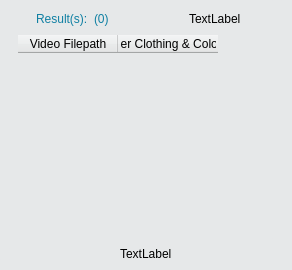
               <widget class="QWidget" name="resultarewidget" native="true">
                <property name="styleSheet">
                 <string notr="true">background-color: rgb(230, 232, 233);
border-radius: 15px;</string>
                </property>
                <layout class="QVBoxLayout" name="verticalLayout_41">
                 <property name="spacing">
                  <number>2</number>
                 </property>
                 <property name="leftMargin">
                  <number>9</number>
                 </property>
                 <property name="topMargin">
                  <number>0</number>
                 </property>
                 <property name="rightMargin">
                  <number>9</number>
                 </property>
                 <property name="bottomMargin">
                  <number>0</number>
                 </property>
                 <item>
                  <widget class="QFrame" name="frame">
                   <property name="frameShape">
                    <enum>QFrame::StyledPanel</enum>
                   </property>
                   <property name="frameShadow">
                    <enum>QFrame::Raised</enum>
                   </property>
                   <layout class="QVBoxLayout" name="verticalLayout_11">
                    <item>
                     <widget class="QWidget" name="resulttxtwidget" native="true">
                      <property name="sizePolicy">
                       <sizepolicy hsizetype="Preferred" vsizetype="Fixed">
                        <horstretch>0</horstretch>
                        <verstretch>0</verstretch>
                       </sizepolicy>
                      </property>
                      <layout class="QHBoxLayout" name="horizontalLayout_18">
                       <property name="topMargin">
                        <number>0</number>
                       </property>
                       <property name="bottomMargin">
                        <number>0</number>
                       </property>
                       <item>
                        <widget class="QWidget" name="resultswidget" native="true">
                         <layout class="QHBoxLayout" name="horizontalLayout_16">
                          <property name="topMargin">
                           <number>0</number>
                          </property>
                          <property name="bottomMargin">
                           <number>0</number>
                          </property>
                          <item>
                           <widget class="QLabel" name="resultstxt">
                            <property name="styleSheet">
                             <string notr="true">font: 700 16pt &quot;Tahoma&quot;;
color: rgb(16, 128, 163);</string>
                            </property>
                            <property name="text">
                             <string>Result(s):</string>
                            </property>
                           </widget>
                          </item>
                          <item>
                           <widget class="QLabel" name="resultint">
                            <property name="styleSheet">
                             <string notr="true">font: 700 16pt &quot;Tahoma&quot;;
color: rgb(16, 128, 163);</string>
                            </property>
                            <property name="text">
                             <string>(0)</string>
                            </property>
                           </widget>
                          </item>
                         </layout>
                        </widget>
                       </item>
                       <item>
                        <spacer name="horizontalSpacer_2">
                         <property name="orientation">
                          <enum>Qt::Horizontal</enum>
                         </property>
                         <property name="sizeHint" stdset="0">
                          <size>
                           <width>40</width>
                           <height>20</height>
                          </size>
                         </property>
                        </spacer>
                       </item>
                       <item>
                        <widget class="QLabel" name="detectionProcessStart_invisible">
                         <property name="text">
                          <string>TextLabel</string>
                         </property>
                        </widget>
                       </item>
                       <item>
                        <widget class="QWidget" name="resultactionwidget" native="true">
                         <layout class="QHBoxLayout" name="horizontalLayout_17"/>
                        </widget>
                       </item>
                      </layout>
                     </widget>
                    </item>
                    <item>
                     <widget class="QTableWidget" name="tableWidget">
                      <column>
                       <property name="text">
                        <string>Video Filepath</string>
                       </property>
                      </column>
                      <column>
                       <property name="text">
                        <string>Date &amp; Time/Weapons/Upper Clothing &amp; Colors/Lower Clothing &amp; Colors</string>
                       </property>
                      </column>
                     </widget>
                    </item>
                   </layout>
                  </widget>
                 </item>
                 <item>
                  <widget class="QFrame" name="emptyDetsPlaceholder">
                   <property name="frameShape">
                    <enum>QFrame::StyledPanel</enum>
                   </property>
                   <property name="frameShadow">
                    <enum>QFrame::Raised</enum>
                   </property>
                   <layout class="QVBoxLayout" name="verticalLayout_42">
                    <item alignment="Qt::AlignHCenter">
                     <widget class="QLabel" name="emptyDetsLbl">
                      <property name="text">
                       <string>TextLabel</string>
                      </property>
                     </widget>
                    </item>
                   </layout>
                  </widget>
                 </item>
                </layout>
               </widget>
